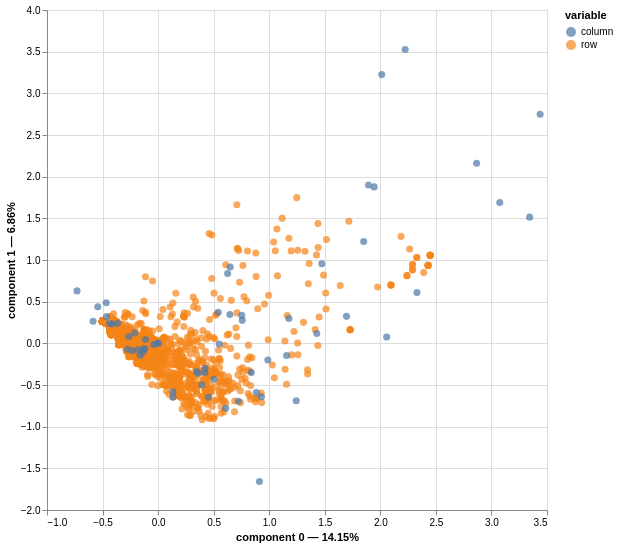

Notebook code cell kept with this figure:
### Markdown cell above
Visualization of rows and columns in the same plot

### Code cell
mca.plot(df_press, # plot the MCA results
    x_component=0, # x axis component to plot
    y_component=1, # y axis component to plot
    show_column_markers=True, # whether to show column markers or not
    show_row_markers=True, # whether to show row markers or not
    show_column_labels=False, # whether to show column labels or not
    show_row_labels=False, # whether to show row labels or not
         ).properties(
    width=500,
    height=500,
)

### Figure 1 — Vega-Lite specification as saved in the notebook (floating-point values rounded to 4 significant figures; data arrays with more than 128 entries replaced by an {"elided": "..."} marker saying what was removed)
{"config": {"view": {"continuousWidth": 300, "continuousHeight": 300}}, "layer": [{"data": {"name": "data-3b149e94876f4b4ba6dfc95ba636de8c"}, "mark": {"type": "circle", "size": 50}, "encoding": {"color": {"field": "variable", "type": "nominal"}, "tooltip": [{"field": "variable", "type": "nominal"}, {"field": "value", "type": "nominal"}, {"field": "component 0", "type": "quantitative"}, {"field": "component 1", "type": "quantitative"}], "x": {"axis": {"title": "component 0 — 14.15%"}, "field": "component 0", "scale": {"zero": false}, "type": "quantitative"}, "y": {"axis": {"title": "component 1 — 6.86%"}, "field": "component 1", "scale": {"zero": false}, "type": "quantitative"}}, "name": "view_4"}, {"data": {"name": "data-3ad2c97dcf97896ab8c75e2e69a98c2f"}, "mark": {"type": "circle", "size": 50}, "encoding": {"color": {"field": "variable", "type": "nominal"}, "tooltip": [{"field": "variable", "type": "nominal"}, {"field": "value", "type": "nominal"}, {"field": "component 0", "type": "quantitative"}, {"field": "component 1", "type": "quantitative"}], "x": {"axis": {"title": "component 0 — 14.15%"}, "field": "component 0", "scale": {"zero": false}, "type": "quantitative"}, "y": {"axis": {"title": "component 1 — 6.86%"}, "field": "component 1", "scale": {"zero": false}, "type": "quantitative"}}}], "height": 500, "params": [{"name": "param_4", "select": {"type": "interval", "encodings": ["x", "y"]}, "bind": "scales", "views": ["view_4"]}], "width": 500, "$schema": "https://vega.github.io/schema/vega-lite/v5.20.1.json", "datasets": {"data-3b149e94876f4b4ba6dfc95ba636de8c": {"elided": "1348 records"}, "data-3ad2c97dcf97896ab8c75e2e69a98c2f": [{"component 0": -0.2113, "component 1": 0.1246, "variable": "column", "value": "Impoundment__1.0", "label": "Impoundment__1.0"}, {"component 0": 0.9122, "component 1": -1.658, "variable": "column", "value": "Impoundment__3.0", "label": "Impoundment__3.0"}, {"component 0": 2.057, "component 1": 0.07524, "variable": "column", "value": "Impoundment__5.0", "label": "Impoundment__5.0"}, {"component 0": -0.3645, "component 1": 0.2407, "variable": "column", "value": "Hydropeaking__1.0", "label": "Hydropeaking__1.0"}, {"component 0": 0.723, "component 1": -0.6946, "variable": "column", "value": "Hydropeaking__3.0", "label": "Hydropeaking__3.0"}, {"component 0": 1.243, "component 1": -0.6897, "variable": "column", "value": "Hydropeaking__4.0", "label": "Hydropeaking__4.0"}, {"component 0": -0.4143, "component 1": 0.2324, "variable": "column", "value": "Water_abstraction__1.0", "label": "Water_abstraction__1.0"}, {"component 0": 0.608, "component 1": -0.7793, "variable": "column", "value": "Water_abstraction__3.0", "label": "Water_abstraction__3.0"}, {"component 0": 1.177, "component 1": 0.297, "variable": "column", "value": "Water_abstraction__5.0", "label": "Water_abstraction__5.0"}, {"component 0": -0.4645, "component 1": 0.3209, "variable": "column", "value": "Hydro_mod__1.0", "label": "Hydro_mod__1.0"}, {"component 0": 0.9301, "component 1": -0.6425, "variable": "column", "value": "Hydro_mod__3.0", "label": "Hydro_mod__3.0"}, {"component 0": -0.03961, "component 1": -0.01441, "variable": "column", "value": "Temperature_impact__1.0", "label": "Temperature_impact__1.0"}, {"component 0": 0.7572, "component 1": 0.2756, "variable": "column", "value": "Temperature_impact__3.0", "label": "Temperature_impact__3.0"}, {"component 0": -0.1335, "component 1": -0.1007, "variable": "column", "value": "Velocity_increase__1.0", "label": "Velocity_increase__1.0"}, {"component 0": 2.867, "component 1": 2.161, "variable": "column", "value": "Velocity_increase__3.0", "label": "Velocity_increase__3.0"}, {"component 0": -0.001253, "component 1": 0.001044, "variable": "column", "value": "Reservoir_flushing__1", "label": "Reservoir_flushing__1"}, {"component 0": 0.4209, "component 1": -0.3507, "variable": "column", "value": "Reservoir_flushing__3", "label": "Reservoir_flushing__3"}, {"component 0": -0.4372, "component 1": 0.2391, "variable": "column", "value": "Sedimentation__1.0", "label": "Sedimentation__1.0"}, {"component 0": 0.3625, "component 1": -0.3588, "variable": "column", "value": "Sedimentation__3.0", "label": "Sedimentation__3.0"}, {"component 0": 0.839, "component 1": -0.3512, "variable": "column", "value": "Sedimentation__4.0", "label": "Sedimentation__4.0"}, {"component 0": 0.649, "component 1": 0.916, "variable": "column", "value": "Sedimentation__5.0", "label": "Sedimentation__5.0"}, {"component 0": -0.1613, "component 1": -0.1436, "variable": "column", "value": "Channelisation__1.0", "label": "Channelisation__1.0"}, {"component 0": 1.894, "component 1": 1.9, "variable": "column", "value": "Channelisation__3.0", "label": "Channelisation__3.0"}, {"component 0": 3.438, "component 1": 2.75, "variable": "column", "value": "Channelisation__5.0", "label": "Channelisation__5.0"}, {"component 0": -0.2318, "component 1": -0.08963, "variable": "column", "value": "Cross_sec__1.0", "label": "Cross_sec__1.0"}, {"component 0": 1.696, "component 1": 0.3236, "variable": "column", "value": "Cross_sec__3.0", "label": "Cross_sec__3.0"}, {"component 0": 2.013, "component 1": 3.225, "variable": "column", "value": "Cross_sec__5.0", "label": "Cross_sec__5.0"}, {"component 0": -0.275, "component 1": -0.07034, "variable": "column", "value": "Instream_habitat__1.0", "label": "Instream_habitat__1.0"}, {"component 0": 1.428, "component 1": 0.1171, "variable": "column", "value": "Instream_habitat__3.0", "label": "Instream_habitat__3.0"}, {"component 0": 1.85, "component 1": 1.223, "variable": "column", "value": "Instream_habitat__5.0", "label": "Instream_habitat__5.0"}, {"component 0": -0.5853, "component 1": 0.2644, "variable": "column", "value": "Riparian_vegetation__1.0", "label": "Riparian_vegetation__1.0"}, {"component 0": 0.1342, "component 1": -0.645, "variable": "column", "value": "Riparian_vegetation__2.0", "label": "Riparian_vegetation__2.0"}, {"component 0": 0.5499, "component 1": -0.009411, "variable": "column", "value": "Riparian_vegetation__3.0", "label": "Riparian_vegetation__3.0"}, {"component 0": 0.5407, "component 1": 0.3728, "variable": "column", "value": "Riparian_vegetation__5.0", "label": "Riparian_vegetation__5.0"}, {"component 0": -0.184, "component 1": -0.07701, "variable": "column", "value": "Embankment__1.0", "label": "Embankment__1.0"}, {"component 0": 1.156, "component 1": -0.1453, "variable": "column", "value": "Embankment__2.0", "label": "Embankment__2.0"}, {"component 0": 1.945, "component 1": 1.877, "variable": "column", "value": "Embankment__3.0", "label": "Embankment__3.0"}, {"component 0": 2.224, "component 1": 3.527, "variable": "column", "value": "Embankment__5.0", "label": "Embankment__5.0"}, {"component 0": -0.1184, "component 1": -0.06507, "variable": "column", "value": "Floodprotection__1.0", "label": "Floodprotection__1.0"}, {"component 0": 3.075, "component 1": 1.689, "variable": "column", "value": "Floodprotection__3.0", "label": "Floodprotection__3.0"}, {"component 0": -0.1363, "component 1": -0.07035, "variable": "column", "value": "Floodplain__1.0", "label": "Floodplain__1.0"}, {"component 0": 0.6259, "component 1": 0.8388, "variable": "column", "value": "Floodplain__3.0", "label": "Floodplain__3.0"}, {"component 0": 0.6464, "component 1": 0.3462, "variable": "column", "value": "Floodplain__4.0", "label": "Floodplain__4.0"}, {"component 0": 3.343, "component 1": 1.514, "variable": "column", "value": "Floodplain__5.0", "label": "Floodplain__5.0"}, {"component 0": -0.1123, "component 1": 0.04579, "variable": "column", "value": "Toxic_substances__1.0", "label": "Toxic_substances__1.0"}, {"component 0": 0.503, "component 1": -0.4312, "variable": "column", "value": "Toxic_substances__3.0", "label": "Toxic_substances__3.0"}, {"component 0": 1.473, "component 1": 0.9558, "variable": "column", "value": "Toxic_substances__5.0", "label": "Toxic_substances__5.0"}, {"component 0": -0.0007723, "component 1": 0.0007565, "variable": "column", "value": "Acidification__1.0", "label": "Acidification__1.0"}, {"component 0": 0.3463, "component 1": -0.3392, "variable": "column", "value": "Acidification__3.0", "label": "Acidification__3.0"}, {"component 0": -0.7298, "component 1": 0.6294, "variable": "column", "value": "Water_quality_index__1.0", "label": "Water_quality_index__1.0"}, {"component 0": -0.4668, "component 1": 0.4871, "variable": "column", "value": "Water_quality_index__2.0", "label": "Water_quality_index__2.0"}, {"component 0": 0.1328, "component 1": -0.5808, "variable": "column", "value": "Water_quality_index__3.0", "label": "Water_quality_index__3.0"}, {"component 0": 0.3934, "component 1": -0.5006, "variable": "column", "value": "Water_quality_index__4.0", "label": "Water_quality_index__4.0"}, {"component 0": 0.9873, "component 1": -0.2006, "variable": "column", "value": "Water_quality_index__5.0", "label": "Water_quality_index__5.0"}, {"component 0": -0.5432, "component 1": 0.4391, "variable": "column", "value": "Eutrophication__1.0", "label": "Eutrophication__1.0"}, {"component 0": 0.4523, "component 1": -0.6452, "variable": "column", "value": "Eutrophication__3.0", "label": "Eutrophication__3.0"}, {"component 0": 0.8837, "component 1": -0.5907, "variable": "column", "value": "Eutrophication__4.0", "label": "Eutrophication__4.0"}, {"component 0": 2.33, "component 1": 0.6092, "variable": "column", "value": "Eutrophication__5.0", "label": "Eutrophication__5.0"}, {"component 0": -0.2636, "component 1": 0.08178, "variable": "column", "value": "Organic_pollution__1.0", "label": "Organic_pollution__1.0"}, {"component 0": 0.4214, "component 1": -0.2998, "variable": "column", "value": "Organic_pollution__3.0", "label": "Organic_pollution__3.0"}, {"component 0": 0.7527, "component 1": 0.3352, "variable": "column", "value": "Organic_pollution__5.0", "label": "Organic_pollution__5.0"}]}}
